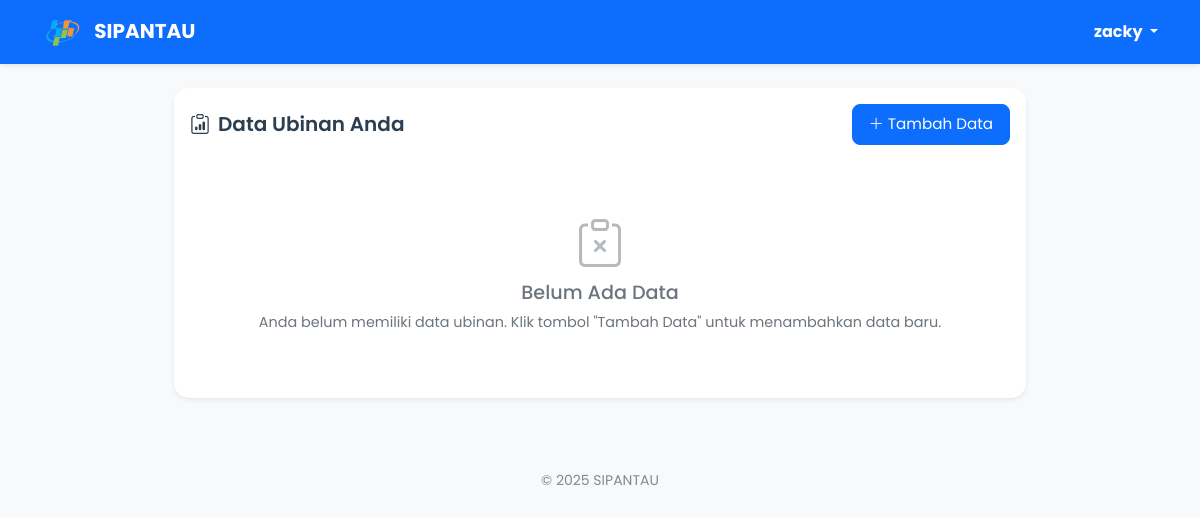
/service/form-user/dashboard_user.php (signed in), run on an earlier commit of the app's database.
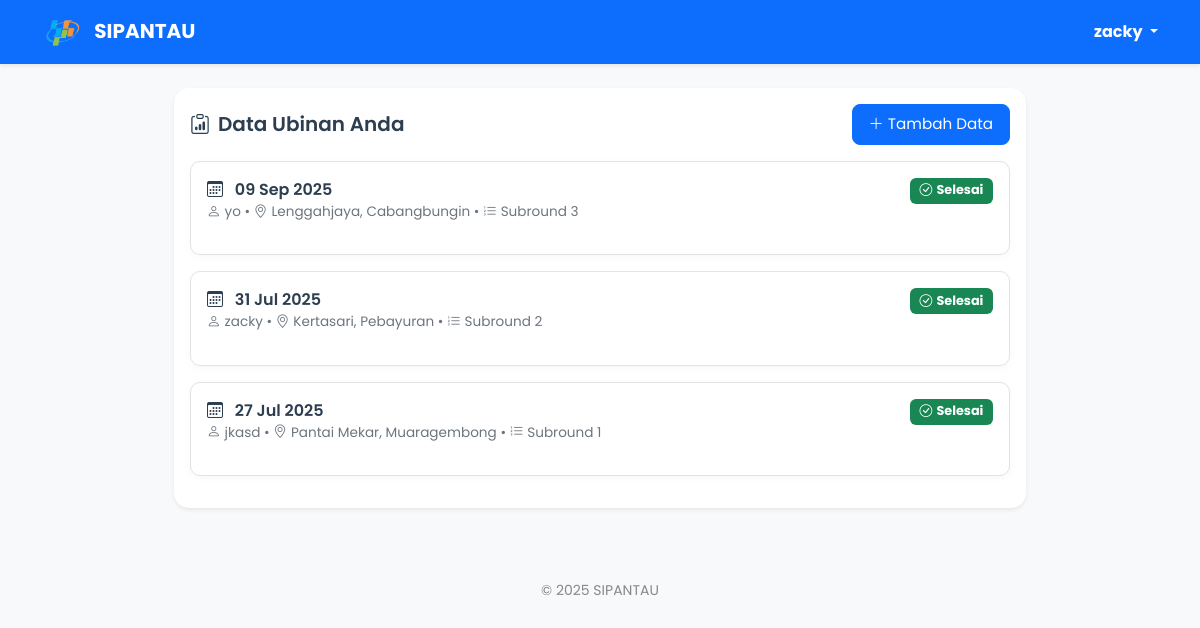
And on a later commit of the database.
### tables this page shows
CREATE TABLE `monitoring_data_panen` (
  `id` int(11) NOT NULL,
  `nama_petani` varchar(100) NOT NULL,
  `desa` varchar(100) NOT NULL,
  `kecamatan` varchar(100) NOT NULL,
  `tanggal_panen` date NOT NULL,
  `subround` int(11) NOT NULL,
  `foto_serah_terima` varchar(255) NOT NULL,
  `foto_bukti_plot_ubinan` varchar(255) NOT NULL,
  `foto_berat_timbangan` varchar(255) NOT NULL,
  `berat_plot` decimal(10,2) DEFAULT NULL,
  `gkp` decimal(10,2) DEFAULT NULL,
  `gkg` decimal(10,2) DEFAULT NULL,
  `ku` decimal(10,2) DEFAULT NULL,
  `status` enum('belum selesai','selesai','tidak bisa','revisi','sudah') DEFAULT 'belum selesai',
  `user_id` int(11) NOT NULL,
  `nomor_segmen` varchar(9) NOT NULL,
  `nomor_sub_segmen` varchar(2) NOT NULL,
  `note` varchar(500) NOT NULL,
  `created_at` timestamp NOT NULL DEFAULT current_timestamp(),
  `updated_at` timestamp NULL DEFAULT NULL,
  `note_revisi` text DEFAULT NULL,
  `revised_at` timestamp NULL DEFAULT NULL,
  `revised_by` varchar(100) DEFAULT NULL
);

### service/form-user/dashboard_user.php (the view, shortened to what this page needs)
<?php
include '../../config/koneksi.php';
$user_id = $_SESSION['user_id'];
$query = "SELECT id, tanggal_panen, nama_petani, desa, kecamatan, subround, status, note_revisi, revised_at
          FROM monitoring_data_panen
          WHERE user_id = ?
          ORDER BY tanggal_panen DESC";
$stmt = mysqli_prepare($conn, $query);
mysqli_stmt_bind_param($stmt, "i", $user_id);
mysqli_stmt_execute($stmt);
$result = mysqli_stmt_get_result($stmt);
?>
<!DOCTYPE html>
<html lang="id">
<head>
  <link href="https://cdn.jsdelivr.net/npm/bootstrap@5.3.0/dist/css/bootstrap.min.css" rel="stylesheet">
  <link href="https://cdn.jsdelivr.net/npm/bootstrap-icons@1.10.5/font/bootstrap-icons.css" rel="stylesheet">
</head>
<body>
<nav class="navbar navbar-expand-lg navbar-dark bg-primary shadow-sm">
  <div class="container">
    <a class="navbar-brand" href="#">
      <img src="../../assets/logo.png" alt="Logo" class="me-2">
      SIPANTAU
    </a>
    <div class="d-flex align-items-center">
      <div class="dropdown">
        <a href="#" class="text-white fw-bold text-decoration-none dropdown-toggle" id="userDropdown" data-bs-toggle="dropdown" aria-expanded="false">
          <?= htmlspecialchars($_SESSION['username']); ?>
        </a>
      </div>
    </div>
  </div>
</nav>
<div class="container-fluid" style="padding-top: 1.5rem;">
  <div class="row justify-content-center">
    <main id="mainContent" class="col-lg-10 px-2 px-md-4">
      <div class="card shadow-sm border-0 mb-4">
        <div class="card-body">
          <div class="d-flex justify-content-between align-items-center mb-3">
            <h5 class="card-title mb-0">
              <i class="bi bi-clipboard-data me-2"></i>Data Ubinan Anda
            </h5>
            <a href="tambah_data.php" class="btn btn-primary btn-sm btn-custom">
              <i class="bi bi-plus-lg me-1"></i>Tambah Data
            </a>
          </div>
          <div class="ubinan-list">
            <?php
            if (mysqli_num_rows($result) > 0):
              mysqli_data_seek($result, 0);
              while ($row = mysqli_fetch_assoc($result)):
            ?>
              <div class="ubinan-card">
                <div class="d-flex justify-content-between align-items-start mb-2">
                  <div>
                    <div class="ubinan-date">
                      <i class="bi bi-calendar3 me-2"></i>
                      <?= date('d M Y', strtotime($row['tanggal_panen'])); ?>
                    </div>
                    <div class="ubinan-info">
                      <i class="bi bi-person me-1"></i><?= htmlspecialchars($row['nama_petani']); ?> •
                      <i class="bi bi-geo-alt me-1"></i><?= htmlspecialchars($row['desa']); ?>, <?= htmlspecialchars($row['kecamatan']); ?> •
                      <i class="bi bi-list-ol me-1"></i>Subround <?= htmlspecialchars($row['subround']); ?>
                    </div>
                  </div>
                  <div>
                    <?php if ($row['status'] === 'tidak bisa'): ?>
                      <span class="badge bg-danger">
                        <i class="bi bi-x-circle me-1"></i>Tidak Bisa Ubinan
                      </span>
                    <?php elseif ($row['status'] === 'selesai'): ?>
                      <span class="badge bg-success">
                        <i class="bi bi-check-circle me-1"></i>Selesai
                      </span>
                    <?php elseif ($row['status'] === 'revisi'): ?>
                      <a href="form_monitoring.php?id=<?= $row['id']; ?>" class="btn btn-warning btn-sm btn-custom">
                        <i class="bi bi-exclamation-triangle me-1"></i>Perlu Revisi
                      </a>
                    <?php elseif ($row['status'] === 'belum selesai' || $row['status'] === 'sudah'): ?>
                      <a href="form_monitoring.php?id=<?= $row['id']; ?>" class="btn btn-primary btn-sm btn-custom">
                        <i class="bi bi-pencil-square me-1"></i>Isi Form
                      </a>
                    <?php else: ?>
                      <span class="badge bg-secondary">
                        <i class="bi bi-question-circle me-1"></i>-
                      </span>
                    <?php endif; ?>
                  </div>
                </div>
              </div>
            <?php endwhile; else: ?>
              <div class="empty-state">
                <i class="bi bi-clipboard-x"></i>
                <h5>Belum Ada Data</h5>
                <p>Anda belum memiliki data ubinan. Klik tombol "Tambah Data" untuk menambahkan data baru.</p>
              </div>
            <?php endif; ?>
          </div>
        </div>
      </div>
    </main>
  </div>
</div>
<footer class="text-center mt-5 mb-3">
    &copy; <?= date('Y'); ?> SIPANTAU
</footer>
</body>
</html>

### service/form-user/dashboard_user.php (style rules this page uses)
body { font-family: 'Poppins', sans-serif; background-color: #f8f9fa; }
.navbar-brand { font-weight: bold; font-size: clamp(1rem, 2.5vw, 1.25rem); }
.navbar-brand img { width: clamp(30px, 5vw, 40px); height: auto; }
.btn-custom { border-radius: 8px; transition: all 0.3s ease; font-size: clamp(0.8rem, 1.5vw, 0.95rem); padding: clamp(0.4rem, 1vw, 0.5rem) clamp(0.8rem, 2vw, 1rem); }
.card { border-radius: 15px; box-shadow: 0 4px 15px rgba(0,0,0,0.1); }
.card-title { font-size: clamp(1.1rem, 2.5vw, 1.25rem); font-weight: 600; color: #2c3e50; }
.ubinan-list { display: block; }
.ubinan-card { margin-bottom: 1rem; border: 1px solid #e3e3e3; border-radius: 10px; box-shadow: 0 2px 8px rgba(0,0,0,0.03); padding: clamp(0.8rem, 2vw, 1rem); background: #fff; transition: all 0.3s ease; }
.ubinan-card .badge { font-size: clamp(0.7rem, 1.2vw, 0.8rem); padding: clamp(0.3rem, 0.8vw, 0.4rem) clamp(0.5rem, 1.2vw, 0.6rem); }
.ubinan-info { font-size: clamp(0.75rem, 1.4vw, 0.85rem); color: #6c757d; margin-bottom: 0.5rem; }
.ubinan-date { font-size: clamp(0.9rem, 1.8vw, 1rem); font-weight: 600; color: #2c3e50; }
footer { margin-top: 60px; font-size: 14px; color: #888; }
@media (min-width: 1200px) { .container-fluid { padding-left: 2rem; padding-right: 2rem; } }
@media (min-width: 1200px) { .col-lg-10 { max-width: 900px; } }
.empty-state { text-align: center; padding: clamp(2rem, 5vw, 3rem); color: #6c757d; }
.empty-state i { font-size: clamp(2rem, 5vw, 3rem); margin-bottom: 1rem; opacity: 0.5; }
.empty-state h5 { font-size: clamp(1rem, 2vw, 1.2rem); margin-bottom: 0.5rem; }
.empty-state p { font-size: clamp(0.8rem, 1.5vw, 0.9rem); margin-bottom: 0; }

What changed in the data, as far as the page shows it:
added monitoring_data_panen: tanggal_panen "09 Sep 2025", nama_petani "yo", desa "Lenggahjaya", kecamatan "Cabangbungin", subround "3", status "selesai" (drawn)
added monitoring_data_panen: tanggal_panen "31 Jul 2025", nama_petani "zacky", desa "Kertasari", kecamatan "Pebayuran", subround "2", status "selesai" (drawn)
added monitoring_data_panen: tanggal_panen "27 Jul 2025", nama_petani "jkasd", desa "Pantai Mekar", kecamatan "Muaragembong", subround "1", status "selesai" (drawn)
Also different on the page:
text no longer shown: "Belum Ada Data Anda belum memiliki data ubinan. Klik tombol \"Tambah Data\" untuk menambahkan data baru."
